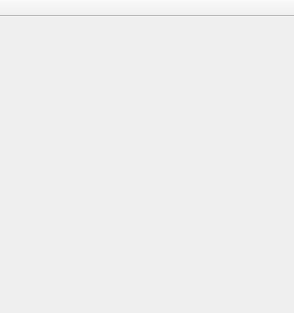
<?xml version="1.0" encoding="UTF-8"?>
<ui version="4.0">
 <class>DynamicSideWidgetWrapper</class>
 <widget class="QMainWindow" name="DynamicSideWidgetWrapper">
  <property name="geometry">
   <rect>
    <x>0</x>
    <y>0</y>
    <width>294</width>
    <height>313</height>
   </rect>
  </property>
  <property name="windowTitle">
   <string>MainWindow</string>
  </property>
  <widget class="QWidget" name="centralwidget"/>
  <widget class="QToolBar" name="toolBar">
   <property name="windowTitle">
    <string>toolBar</string>
   </property>
   <property name="movable">
    <bool>false</bool>
   </property>
   <attribute name="toolBarArea">
    <enum>TopToolBarArea</enum>
   </attribute>
   <attribute name="toolBarBreak">
    <bool>false</bool>
   </attribute>
  </widget>
 </widget>
 <resources/>
 <connections/>
</ui>
